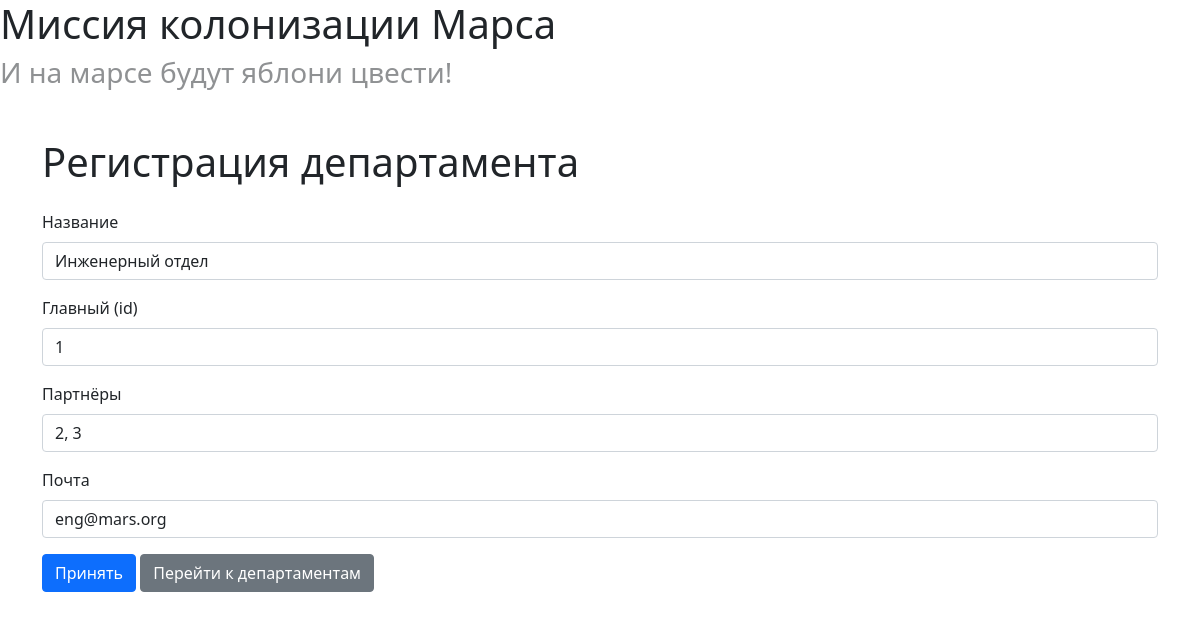
The app's page /edit_department/1 (signed in) with its own data.
### data/departments.py (models this page shows)
class Departments(SqlAlchemyBase):
    __tablename__ = 'departments'
    id = sqlalchemy.Column(sqlalchemy.Integer, primary_key=True, autoincrement=True)
    title = sqlalchemy.Column(sqlalchemy.String)
    chief = sqlalchemy.Column(sqlalchemy.Integer, sqlalchemy.ForeignKey("users.id"))
    members = sqlalchemy.Column(sqlalchemy.String)
    email = sqlalchemy.Column(sqlalchemy.String)
    user = orm.relationship('User')

### main.py (the view, shortened to what this page needs)
@app.route('/edit_department/<int:id>', methods=['GET', 'POST'])
@login_required
def edit_department(id):
    form = AddDepartmentForm()
    db_sess = db_session.create_session()
    department = db_sess.query(Departments).filter(Departments.id == id).first()
    if not department:
        abort(404)
    if current_user.id != 1 and department.chief != current_user.id:
        abort(403)
    if request.method == "GET":
        form.title.data = department.title
        form.chief.data = department.chief
        form.members.data = department.members
        form.email.data = department.email
    return render_template('register_for_the_department.html', title='Редактирование работы', form=form)

### forms/department.py
class AddDepartmentForm(FlaskForm):
    title = StringField('Название', validators=[DataRequired()])
    chief = IntegerField('Главный (id)', validators=[DataRequired()])
    members= StringField('Партнёры', validators=[DataRequired()])
    email = StringField('Почта', validators=[DataRequired()])
    submit = SubmitField('Принять')

### data/db_session.py (called while the page is built)
def create_session() -> Session:
    global __factory
    return __factory()

### main.py (called while the page is built)
@login_manager.user_loader
def load_user(user_id):
    db_sess = db_session.create_session()
    return db_sess.query(User).get(user_id)

### templates/register_for_the_department.html (shortened to what this page needs)
{% extends "base.html" %}
{% block content %}
<div class="container mt-5">
    <h1>Регистрация департамента</h1>
    <form action="" method="post" class="mt-4">
        <div class="mb-3">
            {{ form.title.label(class="form-label") }}
            {{ form.title(class="form-control") }}
        </div>
        <div class="mb-3">
            {{ form.chief.label(class="form-label") }}
            {{ form.chief(class="form-control", type="number", min="1") }}
        </div>
        <div class="mb-3">
            {{ form.members.label(class="form-label") }}
            {{ form.members(class="form-control") }}
        </div>
        <div class="mb-3">
            {{ form.email.label(class="form-label") }}
            {{ form.email(class="form-control") }}
        </div>
        <div class="mb-3">
            {{ form.submit(class="btn btn-primary") }}
            <a href="/departments" class="btn btn-secondary">Перейти к департаментам</a>
        </div>
    </form>
</div>
{% endblock %}

### records on screen
Departments: title "Инженерный отдел", chief "1", members "2, 3", email "eng@mars.org"
